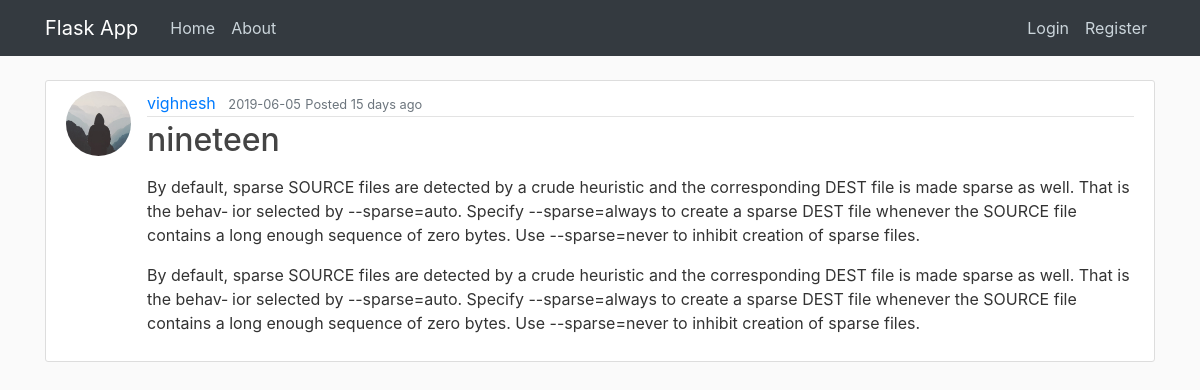
Screenshot of /post/21 with the database file from the repository.
### flaskapp/models.py (models this page shows, shortened)
class User(db.Model, UserMixin):
    id = db.Column(db.Integer, primary_key=True)
    name = db.Column(db.String(30), nullable=False)
    username = db.Column(db.String(20), unique=True, nullable=False)
    email = db.Column(db.String(120), unique=True, nullable=False)
    image_file = db.Column(db.String(20), nullable=False, default='default.jpg')
    password = db.Column(db.String(60), nullable=False)
    posts = db.relationship('Post', backref='author', lazy=True)

class Post(db.Model, UserMixin):
    id = db.Column(db.Integer, primary_key=True)
    title = db.Column(db.String(100), nullable=False)
    date_posted = db.Column(db.DateTime, nullable=False, default=datetime.utcnow)
    content = db.Column(db.Text, nullable=False)
    user_id = db.Column(db.Integer, db.ForeignKey('user.id'), nullable=False)

### flaskapp/posts/routes.py (the view)
@posts.route("/post/<int:post_id>")
def post(post_id):
	post = Post.query.get_or_404(post_id)
	return render_template('post.html', title=post.title, post=post)

### flaskapp/templates/post.html (shortened to what this page needs)
{% extends "layout.html" %}
{% block body %}
        <article class="media content-section">
          <img class="rounded-circle article-img" src="{{ url_for('static', filename='profile_pics/' + post.author.image_file) }}">
          <div class="media-body">
            <div class="article-metadata">
              <a class="mr-2" href="{{ url_for('users.user_posts',username=post.author.username) }}">{{ post.author.username }}</a>
              <small class="text-muted">{{ post.date_posted.strftime('%Y-%m-%d') }}</small>
	<small class="text-muted"> Posted {{ moment(post.date_posted).fromNow(refresh=True) }}</small>
            </div>
            <h2><a class="article-title">{{ post.title }}</a></h2>
            <p class="article-content">{{ post.content | safe}}</p>
          </div>
        </article>
{% endblock %}

### flaskapp/static/main.css (style rules this page uses)
body { background: #fafafa; color: #333333; margin-top: 5rem; }
h1, h2, h3, h4, h5, h6 { color: #444444; }
.content-section { background: #ffffff; padding: 10px 20px; border: 1px solid #dddddd; border-radius: 3px; margin-bottom: 20px; }
.article-title { color: #444444; }
.article-content { white-space: pre-line; }
.article-img { height: 65px; width: 65px; margin-right: 16px; }
.article-metadata { padding-bottom: 1px; margin-bottom: 4px; border-bottom: 1px solid #e3e3e3 }

### rows the page displays
User: image_file (placeholder picture), author.username "vighnesh"
Post: date_posted "2019-06-05", date_posted "15 days ago", title "nineteen", content "By default, sparse SOURCE files are detected by a crude heuristic and the corresponding DEST file is made sparse as well. That is the behav‐ ior selected by --sparse=auto. Specify --sparse=always to create a sparse DEST file whenever the SOURCE file contains a long enough sequence of zero bytes. Use --sparse=never to inhibit creation of sparse files. By default, sparse SOURCE files are detected by a crude heuristic and the corresponding DEST file is made sparse as well. That is the behav‐ ior selected by --sparse=auto. Specify --sparse=always to create a sparse DEST file whenever the SOURCE file contains a long enough sequence of zero bytes. Use --sparse=never to inhibit creation of sparse…"
